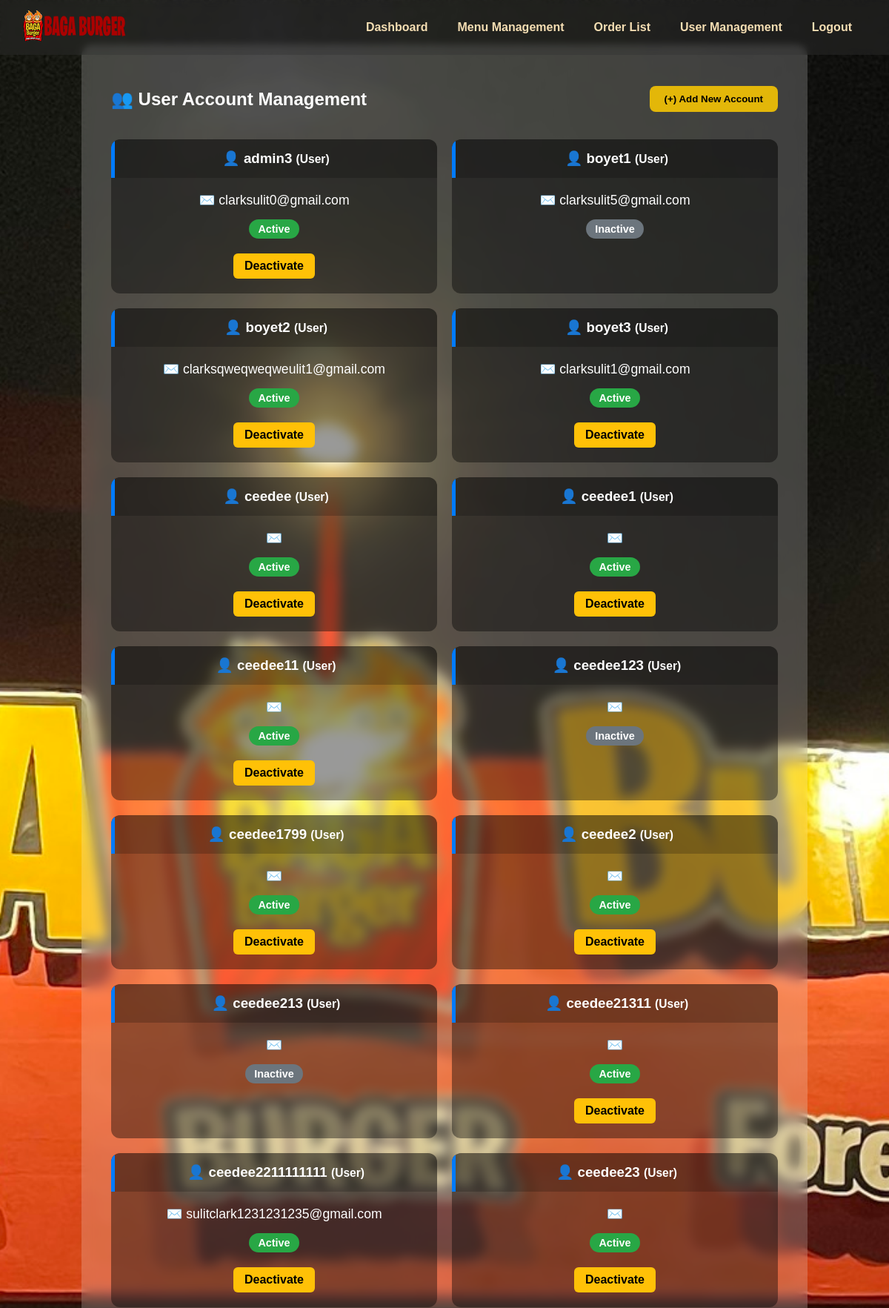
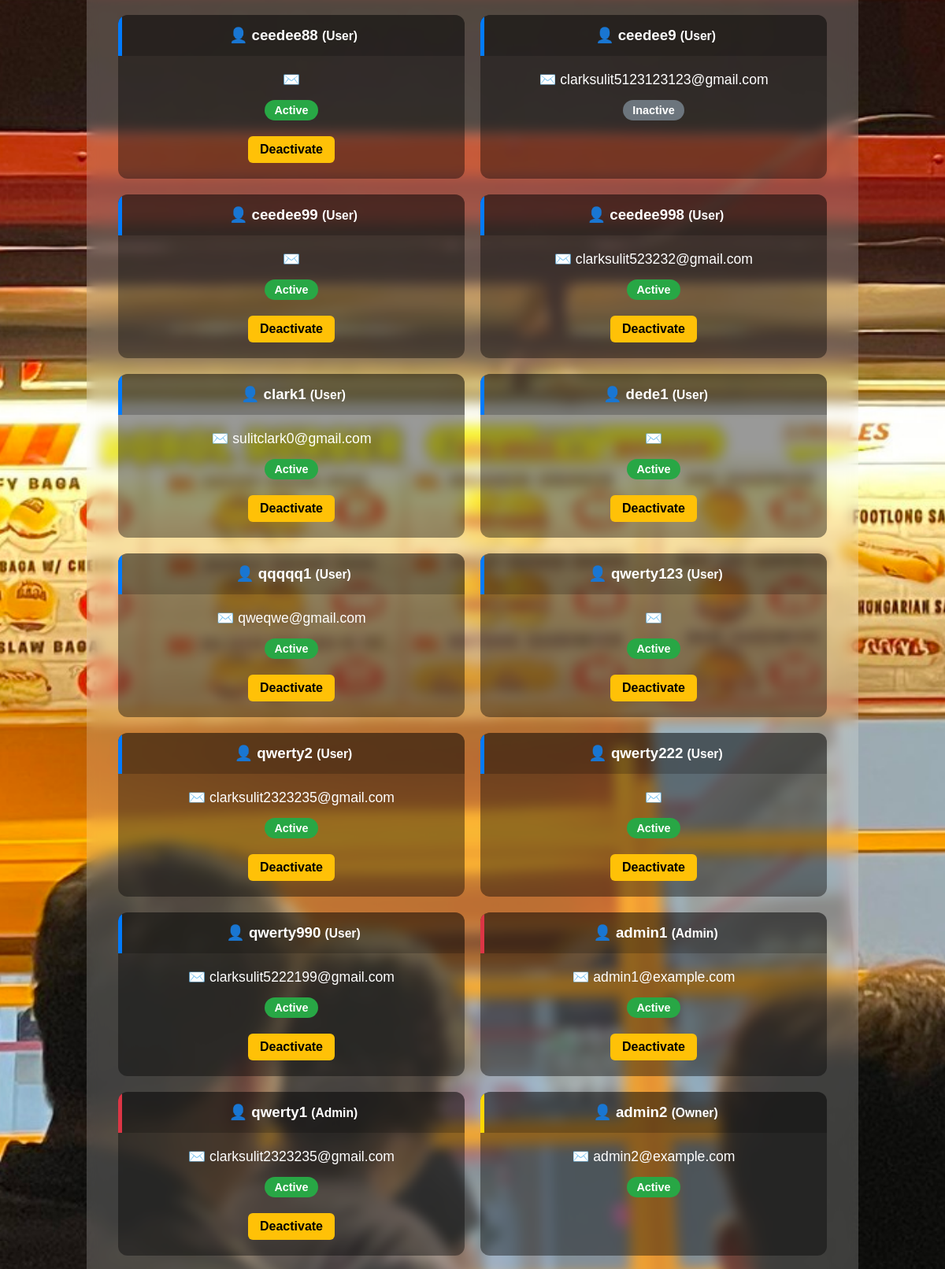
Page /user_management.php (signed in, upper part) on the committed database (2 pictures, top to bottom).
### tables this page shows
CREATE TABLE `users` (
  `id` int(11) NOT NULL,
  `username` varchar(50) NOT NULL,
  `email` varchar(255) DEFAULT NULL,
  `contact_number` varchar(20) DEFAULT NULL,
  `password` varchar(255) NOT NULL,
  `verification_token` varchar(255) DEFAULT NULL,
  `role` enum('user','admin','owner') DEFAULT 'user',
  `is_active` tinyint(1) NOT NULL DEFAULT 0,
  `is_verified` tinyint(1) NOT NULL DEFAULT 0
);

### user_management.php (the view, shortened to what this page needs)
<?php
require 'db.php';
$users = [];
$result = $conn->query("SELECT id, username, email, role, is_active FROM users ORDER BY role, username ASC");
if ($result) {
    $users = $result->fetch_all(MYSQLI_ASSOC);
}
?>
<!DOCTYPE html>
<html lang="en">
<head>
    <link rel="stylesheet" href="style.css" />
</head>
<body>
<header>
  <nav>
    <div class="logo"><a href="owner.php"><img src="images.png" alt="Baga Burger Logo"></a></div>
    <ul>
      <li><a href="owner.php">Dashboard</a></li>
      <li><a href="MenuManagementOwner.php">Menu Management</a></li>
      <li><a href="OrderList.php">Order List</a></li>
      <li><a href="user_management.php" class="active">User Management</a></li>
      <li><a href="logout.php">Logout</a></li>
    </ul>
  </nav>
</header>
<main>
    <section class="glass-section">
        <div class="page-header">
            <h1>👥 User Account Management</h1>
            <button class="btn-primary" onclick="openModal('addUserModal')">(+) Add New Account</button>
        </div>
        <div class="user-grid">
            <?php foreach ($users as $user): ?>
                <div class="user-card">
                    <div class="user-card-header role-<?= strtolower(htmlspecialchars($user['role'])) ?>">
                        <h3>👤 <?= htmlspecialchars($user['username']) ?> <small>(<?= htmlspecialchars(ucfirst($user['role'])) ?>)</small></h3>
                    </div>
                    <div class="user-card-body">
                        <p>✉️ <?= htmlspecialchars($user['email']) ?></p>
                        <div style="text-align:center;">
                            <?php if ($user['is_active']): ?>
                                <span class="status-badge status-active">Active</span>
                            <?php else: ?>
                                <span class="status-badge status-inactive">Inactive</span>
                            <?php endif; ?>
                        </div>
                        <div class="user-card-actions">
                            <?php if ($_SESSION['user_id'] !== $user['id'] && $user['role'] !== 'owner' && $user['is_active']): ?>
                                <form action="user_management.php" method="POST" onsubmit="return confirm('Are you sure you want to deactivate this account?');">
                                    <button type="submit" name="deactivate_user" class="btn-deactivate">Deactivate</button>
                                </form>
                            <?php elseif ($_SESSION['user_id'] === $user['id']): ?>
                                <p style="font-size: 0.9em; color: #ccc;">(This is you)</p>
                            <?php endif; ?>
                        </div>
                    </div>
                </div>
            <?php endforeach; ?>
        </div>
    </section>
</main>
</body>
</html>

### style.css (style rules this page uses)
html, body { margin: 0; padding: 0; scroll-behavior: smooth; font-family: Arial, sans-serif; overflow-x: hidden; background: url('3.jpg') no-repeat center center/cover; background-size: cover; height: 100%; }
header { position: fixed; top: 0; width: 100%; background-color: rgba(51, 51, 51, 0.4); z-index: 1000; backdrop-filter: blur(5px); }
header nav { display: flex; align-items: center; justify-content: space-between; padding: 10px 30px; }
header .logo img { height: 50px; }
nav ul { display: flex; justify-content: center; list-style-type: none; margin: 0; padding: 1em 0; }
nav ul li { margin: 0 20px; }
nav ul li a { color: wheat; text-decoration: none; font-weight: bold; }
main { margin-top: 60px; }
.btn-primary { display: inline-block; padding: 12px 25px; background-color: rgba(255, 204, 0, 0.85); color: #000; font-weight: bold; text-decoration: none; border-radius: 8px; transition: background-color 0.3s ease; }
.glass-section { background-color: rgba(255, 255, 255, 0.2); backdrop-filter: blur(8px); padding: 40px; max-width: 900px; margin: auto; border-radius: 15px; color: white; text-align: center; min-height: calc(100vh - 120px); display: flex; flex-direction: column; justify-content: center; }
.btn-primary { display: inline-block; padding: 10px 20px; background-color: rgba(255, 204, 0, 0.85); color: #000; font-weight: bold; text-decoration: none; border-radius: 8px; transition: background-color 0.3s ease; cursor: pointer; border: none; }

### user_management.php (style rules this page uses)
.page-header { display: flex; justify-content: space-between; align-items: center; margin-bottom: 20px; flex-wrap: wrap; gap: 15px; }
.user-grid { display: grid; grid-template-columns: repeat(auto-fill, minmax(300px, 1fr)); gap: 20px; }
.user-card { background: rgba(0,0,0,0.4); border-radius: 12px; overflow: hidden; }
.user-card-header { padding: 15px; background: rgba(0,0,0,0.2); border-left: 5px solid; }
.user-card-header h3 { margin: 0; }
.user-card-body { padding: 20px; }
.user-card-body p { margin: 0 0 15px 0; font-size: 1.1em; }
.user-card-actions { margin-top: 20px; text-align: center; }
.btn-deactivate { background: #ffc107; color: black; padding: 8px 15px; border-radius: 6px; border: none; cursor: pointer; font-family: inherit; font-size: 1em; font-weight: bold; }
.role-owner { border-left-color: gold; }
.role-admin { border-left-color: #dc3545; }
.role-user { border-left-color: #007bff; }
.status-badge { display: inline-block; padding: 5px 12px; border-radius: 15px; font-weight: bold; font-size: 0.9em; }
.status-active { background: #28a745; color: white; }
.status-inactive { background: #6c757d; color: white; }

### rows in the picture
users: username "admin3", role "User", email "clarksulit0@gmail.com", is_active "Active"
users: username "boyet1", role "User", email "clarksulit5@gmail.com", is_active "Inactive"
users: username "boyet2", role "User", email "clarksqweqweqweulit1@gmail.com", is_active "Active"
users: username "boyet3", role "User", email "clarksulit1@gmail.com", is_active "Active"
users: username "ceedee", role "User", is_active "Active"
users: username "ceedee1", role "User", is_active "Active"
users: username "ceedee11", role "User", is_active "Active"
users: username "ceedee123", role "User", is_active "Inactive"
users: username "ceedee1799", role "User", is_active "Active"
users: username "ceedee2", role "User", is_active "Active"
users: username "ceedee213", role "User", is_active "Inactive"
users: username "ceedee21311", role "User", is_active "Active"
users: username "ceedee2211111111", role "User", email "sulitclark1231231235@gmail.com", is_active "Active"
users: username "ceedee23", role "User", is_active "Active"
users: username "ceedee88", role "User", is_active "Active"
users: username "ceedee9", role "User", email "clarksulit5123123123@gmail.com", is_active "Inactive"
users: username "ceedee99", role "User", is_active "Active"
users: username "ceedee998", role "User", email "clarksulit523232@gmail.com", is_active "Active"
users: username "clark1", role "User", email "sulitclark0@gmail.com", is_active "Active"
users: username "dede1", role "User", is_active "Active"
users: username "qqqqq1", role "User", email "qweqwe@gmail.com", is_active "Active"
users: username "qwerty123", role "User", is_active "Active"
users: username "qwerty2", role "User", email "clarksulit2323235@gmail.com", is_active "Active"
users: username "qwerty222", role "User", is_active "Active"
users: username "qwerty990", role "User", email "clarksulit5222199@gmail.com", is_active "Active"
users: username "admin1", role "Admin", email "admin1@example.com", is_active "Active"
users: username "qwerty1", role "Admin", email "clarksulit2323235@gmail.com", is_active "Active"
users: username "admin2", role "Owner", email "admin2@example.com", is_active "Active"
